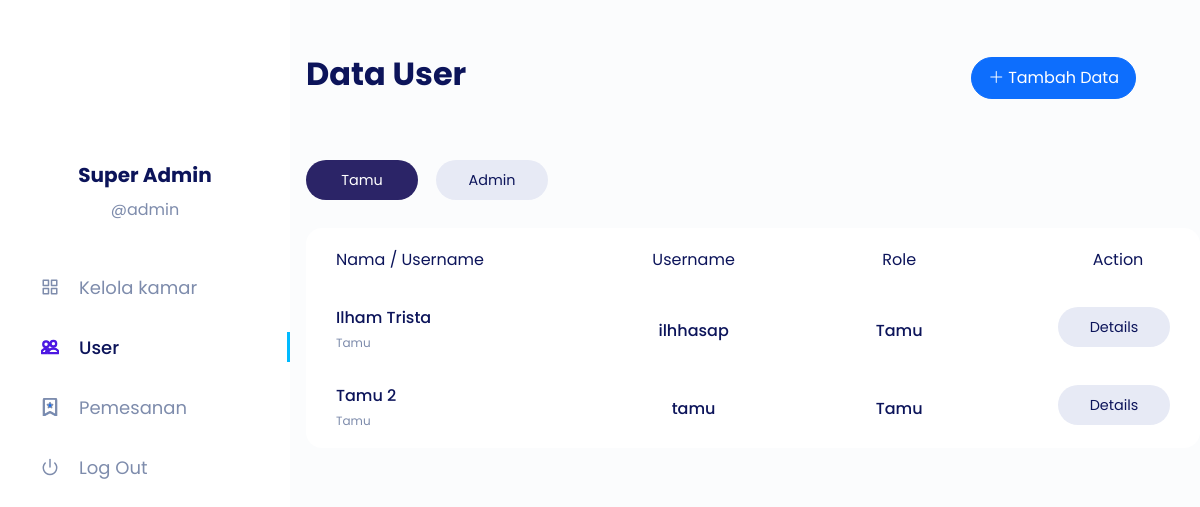
Page /public/customer (signed in) on the earlier database version.
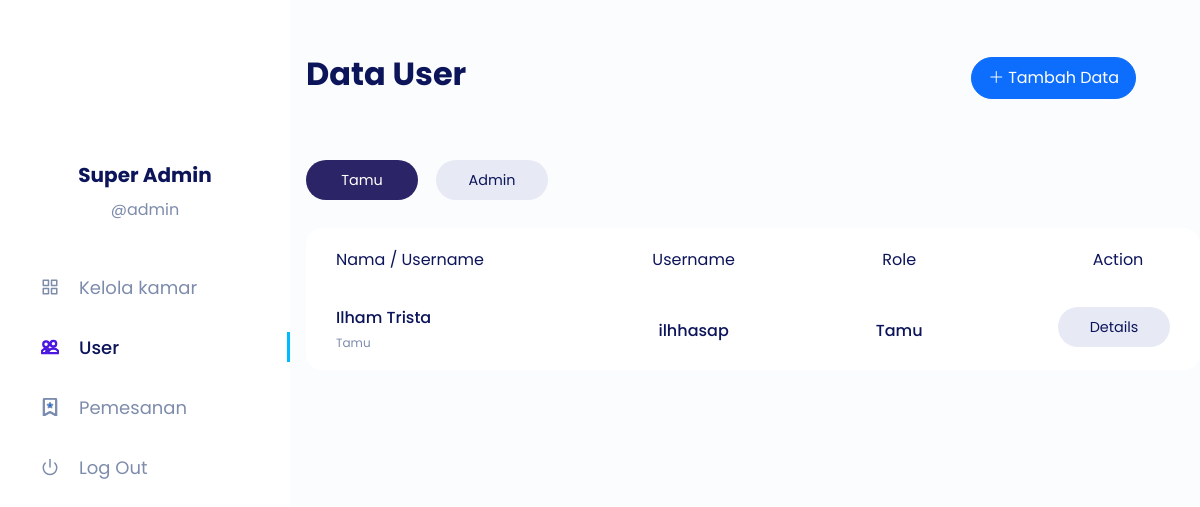
Same page on the later database version.
### tables this page shows
CREATE TABLE `user` (
  `idUser` int(11) NOT NULL,
  `namaUser` varchar(255) NOT NULL,
  `userName` varchar(64) NOT NULL,
  `password` varchar(255) NOT NULL,
  `isAdmin` int(1) NOT NULL DEFAULT 0
);

### app/core/Controller.php (called while the page is built, shortened)
<?php
class Controller {
    public function view($view, $data = [])
    {
        require_once '../app/views/' . $view . '.php';
    }
    public function model($model)
    {
        return new $model;
    }
}

### app/controllers/Customer.php (called while the page is built, shortened)
<?php
class Customer extends Controller {
    public function index()
    {
        $data['page'] = 'customer';
        $data['judul'] = 'Data User';
        $data['userAdmin'] = $this->model('CustomerModel')->getAllAdmin();
        $data['customer'] = $this->model('CustomerModel')->getAllCustomer();
        $this->view('customer/index', $data);
    }
}

### app/core/App.php (called while the page is built, shortened)
<?php
class App {
    protected $method = 'index';
    protected $params = [];
    public function __construct()
    {
        $this->controller = new $this->controller;
        call_user_func_array([$this->controller, $this->method], $this->params);
    }
}

### public/index.php (called while the page is built, shortened)
<?php
$app = new App;

### app/core/Database.php (called while the page is built, shortened)
<?php
class Database {
    private $host = DB_HOST;
    private $user = DB_USER;
    private $pass = DB_PASS;
    private $db_name = DB_NAME;
    private $dbh;
    private $stmt;
    public function __construct()
    {
        $dsn = 'mysql:host=' . $this->host . ';dbname=' . $this->db_name;
        $option = [
            PDO::ATTR_PERSISTENT => true,
            PDO::ATTR_ERRMODE => PDO::ERRMODE_EXCEPTION
        ];
        try {
            $this->dbh = new PDO($dsn, $this->user, $this->pass, $option);
        } catch(PDOException $e) {
            die($e->getMessage());
        }
    }
    public function query($query)
    {
        $this->stmt = $this->dbh->prepare($query);
    }
    public function execute()
    {
        $this->stmt->execute();
    }
    public function resultSet()
    {
        $this->execute();
        return $this->stmt->fetchAll(PDO::FETCH_ASSOC);
    }
}

### app/models/CustomerModel.php (called while the page is built, shortened)
<?php
class CustomerModel {
    private $table = 'user';
    private $db;
    public function __construct()
    {
        $this->db = new Database;
    }
    public function getAllCustomer()
    {
        $this->db->query('SELECT * FROM ' . $this->table . ' WHERE isAdmin = 0');
        return $this->db->resultSet();
    }
    public function getAllAdmin()
    {
        $this->db->query('SELECT * FROM ' . $this->table . ' WHERE isAdmin = 1');
        return $this->db->resultSet();
    }
}

### app/views/customer/index.php (the view, shortened to what the changed rows need)
<div class="col-12 col-xl-9">
    <div class="nav">
        <div class="d-flex justify-content-between align-items-center w-100 mb-3 mb-md-0">
            <div class="d-flex justify-content-between align-items-center w-100">
                <h2 class="nav-title"><?= $data['judul']?></h2>
            </div>
        </div>
    </div>
    <div class="row">
        <div class="col-12">
            <div class="tab-content" id="tableTabContent">
                <div class="tab-pane fade show active" id="tamu" role="tabpanel" aria-labelledby="tamu-tab">
                    <div class="table-responsive">
                        <table class="table table-borderless transaction-table w-100 active" id="table-tamu">
                            <thead>
                                <tr>
                                    <th>Nama / Username</th>
                                    <th>Username</th>
                                    <th>Role</th>
                                    <th class="action-header">Action</th>
                                </tr>
                            </thead>
                            <tbody>
                                <?php $i = 1; foreach( $data['customer'] as $customer ) : ?>
                                <tr>
                                    <td>
                                        <div
                                            class="d-flex flex-column flex-md-row justify-content-start align-items-start align-items-md-center">
                                            <div
                                                class="d-flex flex-column justify-content-center align-items-start mt-2">
                                                <h5 class="transaction-game"><?= $customer['namaUser']; ?></h5>
                                                <h5 class="transaction-type">
                                                    <?= ($customer['isAdmin'] == 0) ? 'Tamu' : 'Admin' ?></h5>
                                            </div>
                                        </div>
                                    </td>
                                    <td class=""><?= $customer['userName']; ?></td>
                                    <td><?= ($customer['isAdmin'] == 0) ? 'Tamu' : 'Admin' ?></td>
                                    <td class="action"><a
                                            href="<?= BASEURL; ?>/customer/detail/<?= $customer['idUser']; ?>"
                                            class="btn-transaction mx-auto">Details</a></td>
                                </tr>
                                <?php $i++; endforeach; ?>
                            </tbody>
                        </table>
                    </div>
                </div>
            </div>
        </div>
    </div>
</div>
</div>

Differences in the rows shown:
removed user: namaUser "Tamu 2", isAdmin "Tamu", userName "tamu"
